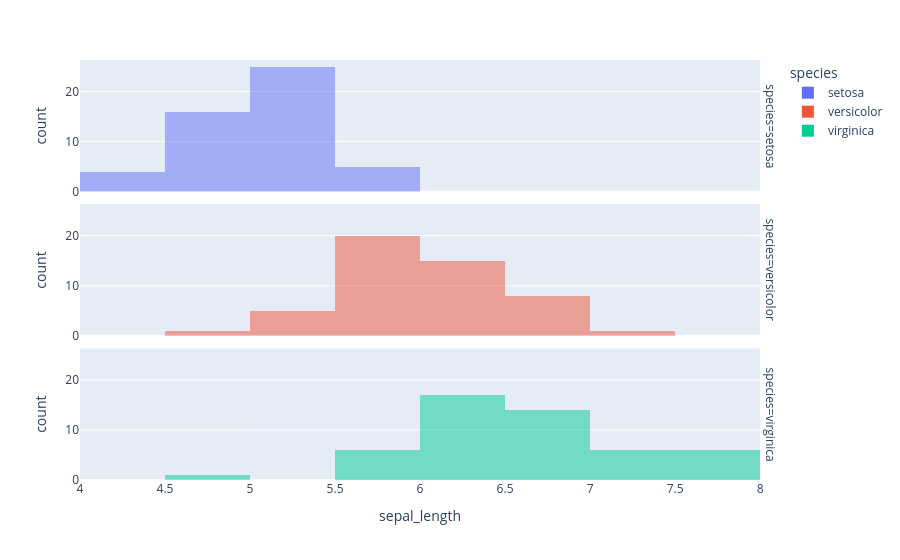

The code cell stored with this chart in its notebook:
### Code cell
fig=px.histogram(df , x='sepal_length', color='species', barmode='overlay', facet_row='species')
fig

### Figure 1 — Plotly figure (JSON) as saved in the notebook; plotly's stock layout.template omitted (floating-point values rounded to 4 significant figures)
{"data": [{"bingroup": "x", "hovertemplate": "species=setosa<br>sepal_length=%{x}<br>count=%{y}<extra></extra>", "legendgroup": "setosa", "marker": {"color": "#636efa", "opacity": 0.5, "pattern": {"shape": ""}}, "name": "setosa", "orientation": "v", "showlegend": true, "type": "histogram", "x": [5.1, 4.9, 4.7, 4.6, 5.0, 5.4, 4.6, 5.0, 4.4, 4.9, 5.4, 4.8, 4.8, 4.3, 5.8, 5.7, 5.4, 5.1, 5.7, 5.1, 5.4, 5.1, 4.6, 5.1, 4.8, 5.0, 5.0, 5.2, 5.2, 4.7, 4.8, 5.4, 5.2, 5.5, 4.9, 5.0, 5.5, 4.9, 4.4, 5.1, 5.0, 4.5, 4.4, 5.0, 5.1, 4.8, 5.1, 4.6, 5.3, 5.0], "xaxis": "x3", "yaxis": "y3"}, {"bingroup": "x", "hovertemplate": "species=versicolor<br>sepal_length=%{x}<br>count=%{y}<extra></extra>", "legendgroup": "versicolor", "marker": {"color": "#EF553B", "opacity": 0.5, "pattern": {"shape": ""}}, "name": "versicolor", "orientation": "v", "showlegend": true, "type": "histogram", "x": [7.0, 6.4, 6.9, 5.5, 6.5, 5.7, 6.3, 4.9, 6.6, 5.2, 5.0, 5.9, 6.0, 6.1, 5.6, 6.7, 5.6, 5.8, 6.2, 5.6, 5.9, 6.1, 6.3, 6.1, 6.4, 6.6, 6.8, 6.7, 6.0, 5.7, 5.5, 5.5, 5.8, 6.0, 5.4, 6.0, 6.7, 6.3, 5.6, 5.5, 5.5, 6.1, 5.8, 5.0, 5.6, 5.7, 5.7, 6.2, 5.1, 5.7], "xaxis": "x2", "yaxis": "y2"}, {"bingroup": "x", "hovertemplate": "species=virginica<br>sepal_length=%{x}<br>count=%{y}<extra></extra>", "legendgroup": "virginica", "marker": {"color": "#00cc96", "opacity": 0.5, "pattern": {"shape": ""}}, "name": "virginica", "orientation": "v", "showlegend": true, "type": "histogram", "x": [6.3, 5.8, 7.1, 6.3, 6.5, 7.6, 4.9, 7.3, 6.7, 7.2, 6.5, 6.4, 6.8, 5.7, 5.8, 6.4, 6.5, 7.7, 7.7, 6.0, 6.9, 5.6, 7.7, 6.3, 6.7, 7.2, 6.2, 6.1, 6.4, 7.2, 7.4, 7.9, 6.4, 6.3, 6.1, 7.7, 6.3, 6.4, 6.0, 6.9, 6.7, 6.9, 5.8, 6.8, 6.7, 6.7, 6.3, 6.5, 6.2, 5.9], "xaxis": "x", "yaxis": "y"}], "layout": {"annotations": [{"font": {}, "showarrow": false, "text": "species=virginica", "textangle": 90, "x": 0.98, "xanchor": "left", "xref": "paper", "y": 0.1567, "yanchor": "middle", "yref": "paper"}, {"font": {}, "showarrow": false, "text": "species=versicolor", "textangle": 90, "x": 0.98, "xanchor": "left", "xref": "paper", "y": 0.5, "yanchor": "middle", "yref": "paper"}, {"font": {}, "showarrow": false, "text": "species=setosa", "textangle": 90, "x": 0.98, "xanchor": "left", "xref": "paper", "y": 0.8433, "yanchor": "middle", "yref": "paper"}], "barmode": "overlay", "legend": {"title": {"text": "species"}, "tracegroupgap": 0}, "margin": {"t": 60}, "xaxis": {"anchor": "y", "domain": [0, 0.98], "title": {"text": "sepal_length"}}, "xaxis2": {"anchor": "y2", "domain": [0, 0.98], "matches": "x", "showticklabels": false}, "xaxis3": {"anchor": "y3", "domain": [0, 0.98], "matches": "x", "showticklabels": false}, "yaxis": {"anchor": "x", "domain": [0, 0.3133], "title": {"text": "count"}}, "yaxis2": {"anchor": "x2", "domain": [0.3433, 0.6567], "matches": "y", "title": {"text": "count"}}, "yaxis3": {"anchor": "x3", "domain": [0.6867, 1.0], "matches": "y", "title": {"text": "count"}}}}
